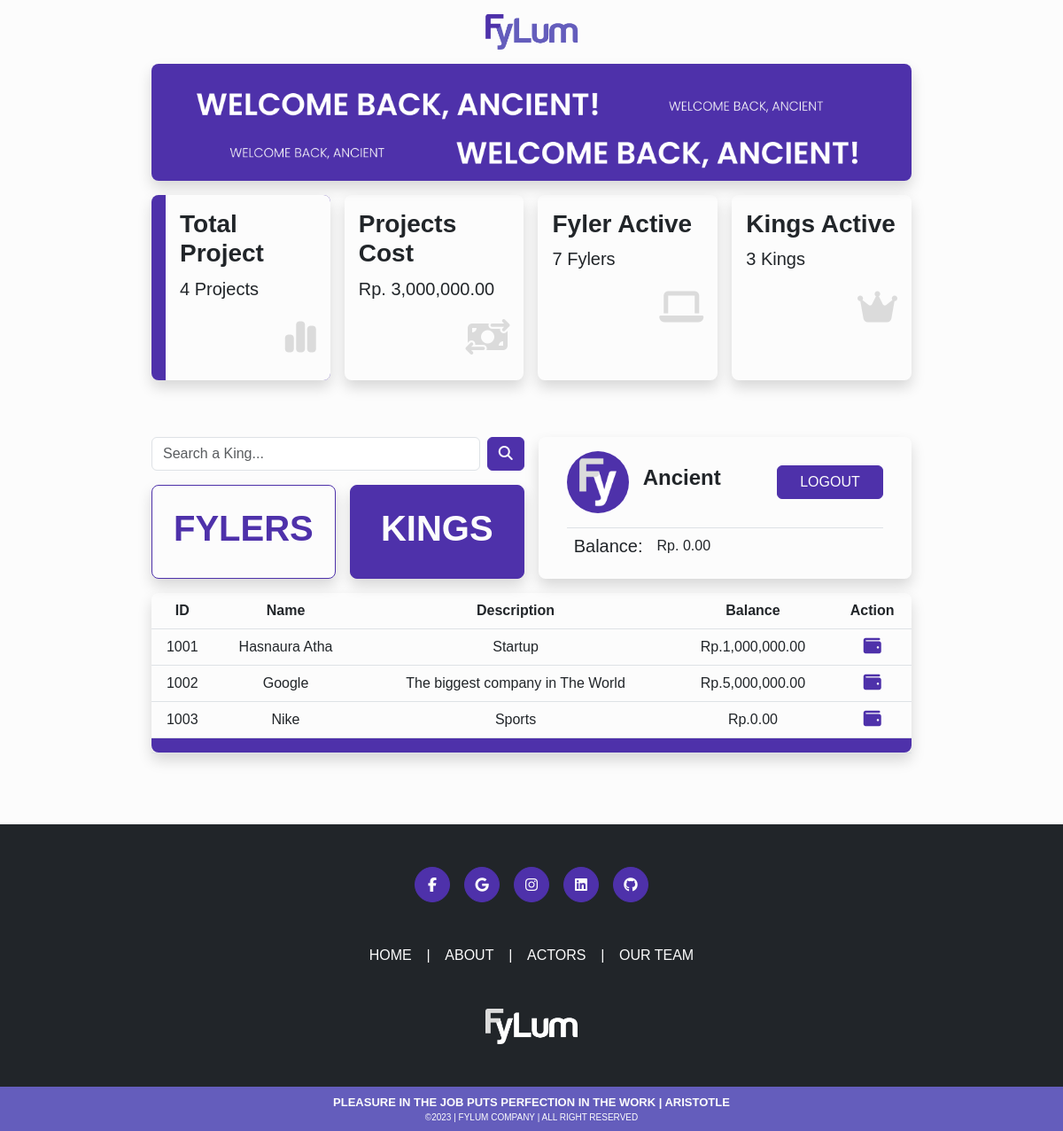
Page /ancients/index.php?tbl=king (signed in) on the earlier database version.
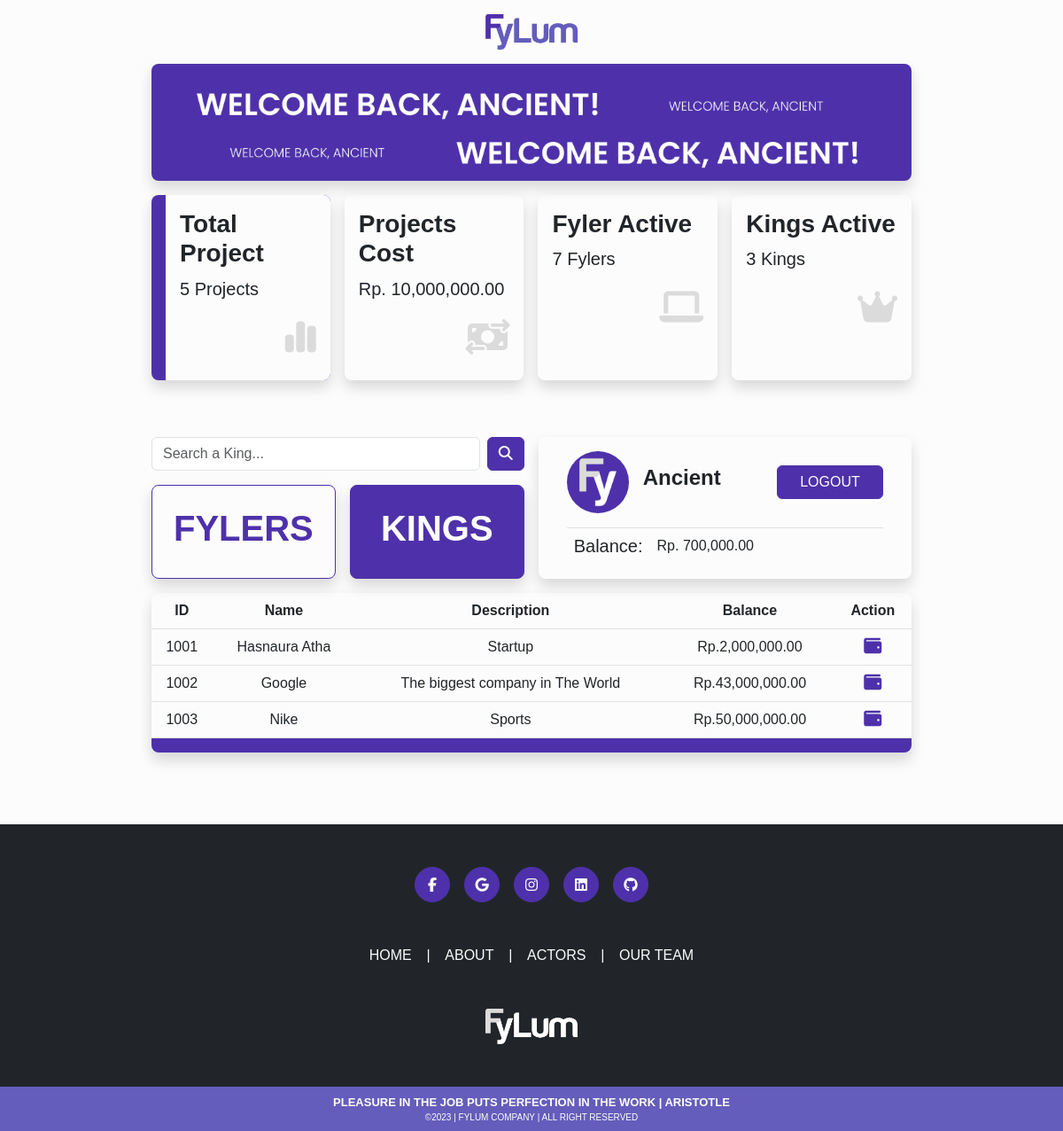
Same page on the later database version.
### tables this page shows
CREATE TABLE IF NOT EXISTS `kings` (
  `king_id` int(11) NOT NULL AUTO_INCREMENT,
  `account_email` varchar(50) NOT NULL DEFAULT '',
  `king_name` varchar(50) NOT NULL DEFAULT '',
  `king_desc` varchar(500) NOT NULL,
  `king_add` varchar(500) NOT NULL DEFAULT '',
  `king_balance` int(11) NOT NULL,
  `king_photo` varchar(50) NOT NULL DEFAULT '',
  PRIMARY KEY (`king_id`),
  KEY `FK_kings` (`account_email`),
  CONSTRAINT `FK_kings` FOREIGN KEY (`account_email`) REFERENCES `accounts` (`account_email`) ON DELETE NO ACTION ON UPDATE NO ACTION
);

### ancients/index.php (the view, shortened to what this page needs)
<?php
include('../server/connection.php');
if (isset($_SESSION['logged_in'])) {
  $ancient_balance = $_SESSION['ancient_balance'];
}
?>
<?php
$q_t_project = "SELECT COUNT(*) AS total_project FROM projects";
$r_t_project = mysqli_query($conn, $q_t_project);
$row_t_project = mysqli_fetch_assoc($r_t_project);
$total_project = $row_t_project['total_project'];
?>
<?php
$q_t_cost = "SELECT SUM(project_cost) AS total_cost FROM projects WHERE project_status = 'finished'";
$r_t_cost = mysqli_query($conn, $q_t_cost);
$row_t_cost = mysqli_fetch_assoc($r_t_cost);
$total_cost = $row_t_cost['total_cost'];
?>
<?php
if (isset($_POST['btn_search_Fyler'])) {
  $keyword = $_POST['keyword'];
  $q_fyler = "SELECT * FROM fylers WHERE fyler_id LIKE '%$keyword%' OR
  fyler_name LIKE '%$keyword%' OR fyler_cate LIKE '%$keyword%' OR fyler_add LIKE '%$keyword%'";
} else {
  $q_fyler = "SELECT * FROM fylers";
}
$r_fyler = mysqli_query($conn, $q_fyler);
$q_fyler_all = "SELECT * FROM fylers";
$r_fyler_all = mysqli_query($conn, $q_fyler_all);
$total_fyler = mysqli_num_rows($r_fyler_all);
?>
<?php
if (isset($_POST['btn_search_King'])) {
  $keyword = $_POST['keyword'];
  $q_king = "SELECT * FROM kings WHERE king_id LIKE '%$keyword%' OR
  king_name LIKE '%$keyword%' OR king_desc LIKE '%$keyword%' OR king_add LIKE '%$keyword%'";
} else {
  $q_king = "SELECT * FROM kings";
}
$r_king = mysqli_query($conn, $q_king);
$q_king_all = "SELECT * FROM kings";
$r_king_all = mysqli_query($conn, $q_king_all);
$total_king = mysqli_num_rows($r_king_all);
?>
<!DOCTYPE html>
<html lang="en">
<head>
  <link rel="stylesheet" href="../bootstrap/css/bootstrap.css" />
  <link rel="stylesheet" href="../bootstrap/css/main.css" />
  <link href="https://cdn.jsdelivr.net/npm/@sweetalert2/theme-dark@4/dark.css" rel="stylesheet" />
</head>
<body class="bg-main-purple">
  <main>
    <div class="position-absolute top-0 start-50 translate-middle-x text-center mt-3">
      <a href="index.php">
        <img src="../assets/images/icons/fylum.png" alt="" height="40px">
      </a>
    </div>
    <div class="container-fluid bg-nearly-white pb-3 m-0 text-dark">
      <div class="container-fluid w-75 pt-5">
        <div class="mt-4 mb-3">
          <img class="shadow w-100 rounded-3" src="../assets/images/contents/banner_ancient.png" alt="">
        </div>
        <div class="d-flex mb-5">
          <div class="shadow w-25 rounded-3 mb-3 ps-3 me-3 bg-main-purple">
            <div class="bg-nearly-white text-dark w-100 h-100 p-3 rounded-end-3">
              <h3 class="fw-bold">Total Project</h3>
              <p class="fw-light fs-5">
                <?= $total_project ?> Projects
              </p>
              <h1 class="text-end text-main-grey"><i class="fa-solid fa-chart-simple"></i></h1>
            </div>
          </div>
          <div class="shadow w-25 rounded-3 mb-3 me-3 p-3">
            <h3 class="fw-bold">Projects Cost</h3>
            <p class="fw-light fs-5">Rp.
              <?= number_format($total_cost) ?>.00
            </p>
            <h1 class="text-end text-main-grey"><i class="fa-solid fa-money-bill-transfer"></i></h1>
          </div>
          <div class="shadow w-25 rounded-3 mb-3 me-3 p-3">
            <h3 class="fw-bold">Fyler Active</h3>
            <p class="fw-light fs-5">
              <?= $total_fyler ?> Fylers
            </p>
            <h1 class="text-end text-main-grey"><i class="fa-solid fa-laptop"></i></h1>
          </div>
          <div class="shadow w-25 rounded-3 mb-3 p-3">
            <h3 class="fw-bold">Kings Active</h3>
            <p class="fw-light fs-5">
              <?= $total_king ?> Kings
            </p>
            <h1 class="text-end text-main-grey"><i class="fa-solid fa-crown"></i></h1>
          </div>
        </div>
        <div class="d-flex mt-5">
          <div class="w-50 mb-3 me-3">
            <div class="w-100">
              <?php if (isset($_GET['tbl'])) {
                if ($_GET['tbl'] == 'fyler') {
                  $indicator = 'Fyler';
                } else {
                  $indicator = 'King';
                }
              } else {
                $indicator = 'Fyler';
              } ?>
              <form action="" method="POST">
                <div class="d-flex mb-3">
                  <input class="form-control" type="text" name="keyword" placeholder="Search a <?= $indicator ?>...">
                  <button class="btn btn-purple ms-2" type="submit" name="btn_search_<?= $indicator ?>"><i class="fa-solid fa-magnifying-glass"></i></button>
                </div>
              </form>
              <?php if (isset($_GET['tbl'])) {
                if ($_GET['tbl'] == 'fyler') {
                  $btn_king = 'btn-light-purple';
                  $btn_fyler = 'btn-purple';
                } else {
                  $btn_king = 'btn-purple';
                  $btn_fyler = 'btn-light-purple';
                }
              } else {
                $btn_king = 'btn-light-purple';
                $btn_fyler = 'btn-purple';
              } ?>
              <div class="w-100 d-flex">
                <a class="text-decoration-none shadow w-50 p-4 rounded-3 text-center <?= $btn_fyler ?>" href="index.php?tbl=fyler">
                  <h1 class="fw-bold">FYLERS</h1>
                </a>
                <a class="shadow w-50 p-4 ms-3 rounded-3 text-center text-decoration-none <?= $btn_king ?>" href="index.php?tbl=king">
                  <h1 class="fw-bold">KINGS</h1>
                </a>
              </div>
            </div>
          </div>
          <div class="shadow w-50 mb-3 rounded-3 px-3">
            <div class="d-flex mx-3 py-3 align-items-center">
              <img class="object-fit-cover rounded-circle" src="../assets/images/icons/fy_main.png" alt="" height="70px" width="70px">
              <div class="d-flex align-items-center justify-content-between w-100">
                <h4 class="fw-bold ms-3">Ancient</h4>
                <a class="" href="index.php?logout=1">
                  <button class="btn btn-purple" style="width: 120px;">LOGOUT</button>
                </a>
              </div>
            </div>
            <div class="d-flex mx-3 px-2 pt-2 border-top">
              <h5>Balance:</h5>
              <p class="ms-3">Rp.
                <?= number_format($ancient_balance) ?>.00
              </p>
            </div>
          </div>
        </div>
        <div class="shadow rounded-3">
          <div class="w-100">
            <table class="table">
              <thead class="text-center fw-bold">
                <th scope="col">ID</th>
                <th scope="col">Name</th>
                <?php if ($indicator == 'Fyler') { ?>
                  <th scope="col">Category</th>
                  <th scope="col">Address</th>
                <?php } else { ?>
                  <th scope="col">Description</th>
                  <th scope="col">Balance</th>
                  <th scope="col">Action</th>
                <?php } ?>
              </thead>
              <?php if (isset($_GET['tbl'])) { ?>
                <?php if ($_GET['tbl'] == 'fyler') { ?>
                  <?php while ($row = mysqli_fetch_assoc($r_fyler)) { ?>
                    <tr class="text-center table-row">
                      <td>
                        <?= $row['fyler_id'] ?>
                      </td>
                      <td>
                        <?= $row['fyler_name'] ?>
                      </td>
                      <td>
                        <?= $row['fyler_cate'] ?>
                      </td>
                      <td>
                        <?= $row['fyler_add'] ?>
                      </td>
                    </tr>
                  <?php } ?>
                <?php } else { ?>
                  <?php while ($row = mysqli_fetch_assoc($r_king)) { ?>
                    <tr class="text-center table-row">
                      <td>
                        <?= $row['king_id'] ?>
                      </td>
                      <td>
                        <?= $row['king_name'] ?>
                      </td>
                      <td>
                        <?= $row['king_desc'] ?>
                      </td>
                      <td>
                        <?= 'Rp.' . number_format($row['king_balance']) . '.00'  ?>
                      </td>
                      <td>
                        <a class="link-purple" href="" data-bs-toggle="modal" data-bs-target="#modalTopup<?= $row['king_id'] ?>">
                          <i class="fa-solid fa-wallet fa-lg"></i>
                        </a>
                      </td>
                    </tr>
                  <?php } ?>
                <?php } ?>
              <?php } else if (!isset($_GET['tbl'])) { ?>
                <?php while ($row = mysqli_fetch_assoc($r_fyler)) { ?>
                  <tr class="text-center table-row">
                    <td>
                      <?= $row['fyler_id'] ?>
                    </td>
                    <td>
                      <?= $row['fyler_name'] ?>
                    </td>
                    <td>
                      <?= $row['fyler_cate'] ?>
                    </td>
                    <td>
                      <?= $row['fyler_add'] ?>
                    </td>
                  </tr>
                <?php } ?>
              <?php } ?>
              <tr class="bg-main-purple w-100">
                <td class="rounded-bottom-3" colspan="5"></td>
              </tr>
            </table>
          </div>
        </div>
      </div>
    </div>
  </main>
  <?php include('../layouts/footer.php'); ?>
</body>
</html>

### layouts/footer.php
<footer class="bg-nearly-white">
  <div class="pt-5">
    <div class="container-fluid bg-dark p-0">
      <div class="container">
        <div class="d-flex justify-content-center p-5">
          <a class="text-light text-decoration-none" href="">
            <div class="d-flex align-items-center justify-content-center btn-purple btn-circle rounded-circle mx-2">
              <i class="fa-brands fa-facebook-f"></i>
            </div>
          </a>
          <a class="text-light text-decoration-none" href="">
            <div class="d-flex align-items-center justify-content-center btn-purple btn-circle rounded-circle mx-2">
              <i class="fa-brands fa-google"></i>
            </div>
          </a>
          <a class="text-light text-decoration-none" href="">
            <div class="d-flex align-items-center justify-content-center btn-purple btn-circle rounded-circle mx-2">
              <i class="fa-brands fa-instagram"></i>
            </div>
          </a>
          <a class="text-light text-decoration-none" href="">
            <div class="d-flex align-items-center justify-content-center btn-purple btn-circle rounded-circle mx-2">
              <i class="fa-brands fa-linkedin"></i>
            </div>
          </a>
          <a class="text-light text-decoration-none" href="https://github.com/bennartdg/fylum" target="_blank">
            <div class="d-flex align-items-center justify-content-center btn-purple btn-circle rounded-circle mx-2">
              <i class="fa-brands fa-github"></i>
            </div>
          </a>
        </div>
        <div class="pb-5 d-flex justify-content-center">
          <div class="d-flex justify-content-evenly" style="width: 400px;">
            <a href="../index.php#1" class="link-light-purple">HOME</a>
            <span>|</span>
            <a href="../index.php#2" class="link-light-purple">ABOUT</a>
            <span>|</span>
            <a href="../index.php#3" class="link-light-purple">ACTORS</a>
            <span>|</span>
            <a href="../index.php#4" class="link-light-purple">OUR TEAM</a>
          </div>
        </div>
        <div class="text-center pb-5">
          <a href="index.php">
            <img src="../assets/images/icons/fylum_light.png" alt="" height="40px">
          </a>
        </div>
      </div>
      <div class="bg-secondary-purple text-center p-2">
        <p class="text-uppercase fw-semibold m-0" style="font-size: small;">Pleasure in the job puts perfection in the
          work | Aristotle</p>
        <p class="m-0" style="font-size: x-small;">&copy;2023 | FYLUM COMPANY | ALL RIGHT RESERVED</p>
      </div>
    </div>
  </div>
</footer>

Differences in the rows shown:
changed kings "Hasnaura Atha": king_balance "1,000,000" → "2,000,000"
changed kings "Google": king_balance "5,000,000" → "43,000,000"
changed kings "Nike": king_balance "0" → "50,000,000"
Other differences:
$total_project: "4" → "5"
$total_cost: "3,000,000" → "10,000,000"
$ancient_balance: "0" → "700,000"
